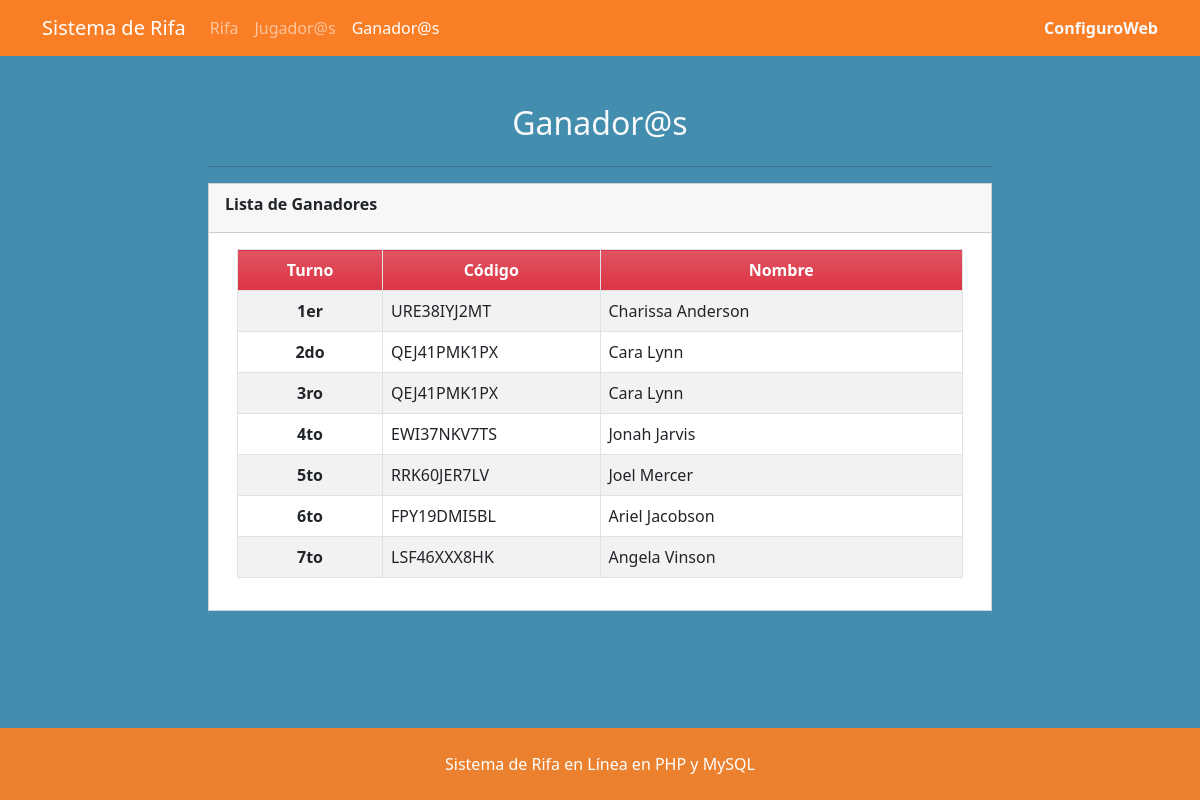
/?page=winners, run on the app's committed database.
### tables this page shows
CREATE TABLE `winners` (
  `id` int(11) NOT NULL,
  `ticket_id` int(11) NOT NULL,
  `draw` int(10) NOT NULL
);

CREATE TABLE `tickets` (
  `id` int(11) NOT NULL,
  `code` varchar(50) NOT NULL,
  `name` text NOT NULL
);

### winners.php (the view, shortened to what this page needs)
<?php
function ordinal($int = 1)
{
    $last_digit = substr($int, -1, 1);
    switch ($last_digit) {
        case 1:
            $str = $int . "er";
            break;
        case 2:
            $str = $int . "do";
            break;
        case 3:
            $str = $int . "ro";
            break;
        default:
            $str = $int . "to";
            break;
    }
    return $str;
}
?>
<div class="col-lg-8 col-md-10 col-sm-12 col-xs-12 mx-auto">
    <h2 class="text-light pt-5 pb-2  text-center">Ganador@s</h2>
    <hr>
    <div class="card rounded-0">
        <div class="card-header rounded-0">
            <div class="d-flex justify-content-between align-items-end">
                <div class="col-auto flex-shrink-1 flex-grow-1">
                    <div class="card-title"><b>Lista de Ganadores</b></div>
                </div>
            </div>
        </div>
        <div class="card-body rounded-0">
            <div class="container-fluid">
                <div class="table-responsive">
                    <table class="table table-striped table-hover table-bordered">
                        <colgroup>
                            <col width="20%">
                            <col width="30%">
                            <col width="50%">
                        </colgroup>
                        <thead>
                            <tr class="bg-danger bg-gradient text-white">
                                <th class="text-center">Turno</th>
                                <th class="text-center">Código</th>
                                <th class="text-center">Nombre</th>
                            </tr>
                        </thead>
                        <tbody>
                            <?php include_once("db-connect.php"); ?>
                            <?php
                            $qry = $conn->query("SELECT t.*, w.draw FROM `winners` w inner join `tickets` t on w.ticket_id = t.id order by abs(w.`draw`) asc");
                            if ($qry->num_rows > 0) :
                                while ($row = $qry->fetch_assoc()) :
                            ?>
                                    <tr>
                                        <th class="text-center"><?= ordinal($row['draw']) ?></th>
                                        <td><?= $row['code'] ?></td>
                                        <td><?= $row['name'] ?></td>
                                    </tr>
                                <?php endwhile; ?>
                            <?php else : ?>
                            <?php endif; ?>
                        </tbody>
                    </table>
                </div>
            </div>
        </div>
    </div>
</div>

### style.css (style rules this page uses)
html, body { height: 100%; width: 100%; }
body { display: flex; flex-direction: column; }

### data on the page
winners: draw "1er", ticket.code "URE38IYJ2MT", ticket.name "Charissa Anderson"
winners: draw "2do", ticket.code "QEJ41PMK1PX", ticket.name "Cara Lynn"
winners: draw "3ro", ticket.code "QEJ41PMK1PX", ticket.name "Cara Lynn"
winners: draw "4to", ticket.code "EWI37NKV7TS", ticket.name "Jonah Jarvis"
winners: draw "5to", ticket.code "RRK60JER7LV", ticket.name "Joel Mercer"
winners: draw "6to", ticket.code "FPY19DMI5BL", ticket.name "Ariel Jacobson"
winners: draw "7to", ticket.code "LSF46XXX8HK", ticket.name "Angela Vinson"
